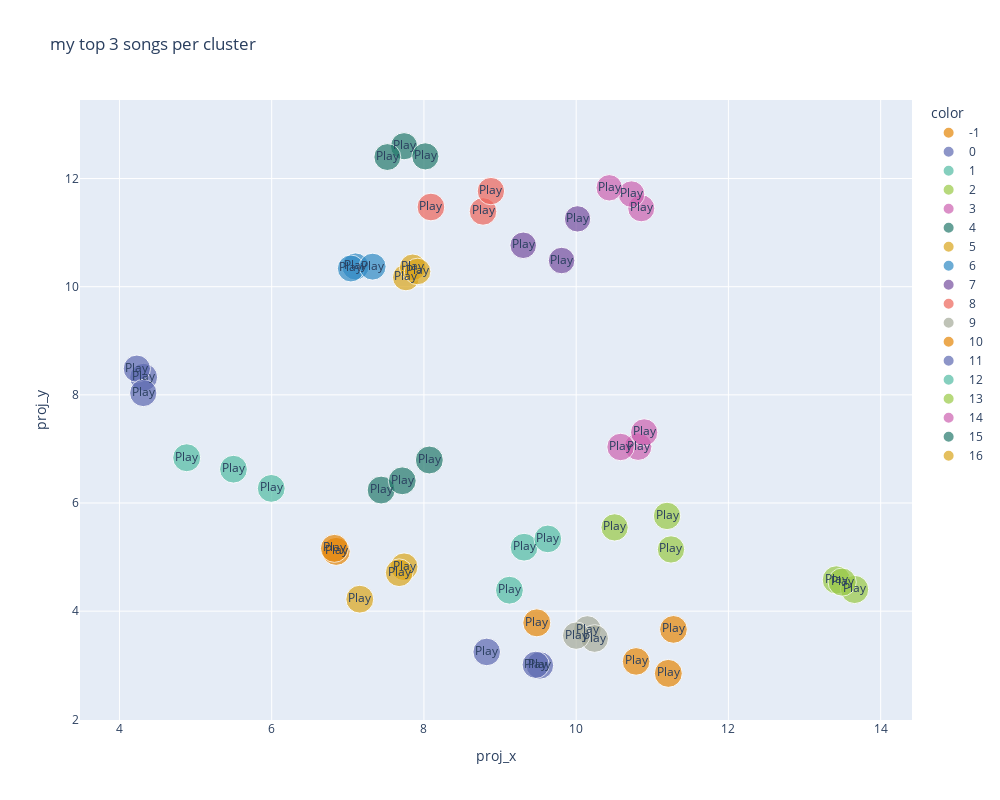

Notebook code cell kept with this figure:
### Code cell
from plotly.offline import download_plotlyjs, init_notebook_mode
import plotly.express as px
init_notebook_mode(connected=True)

fig = px.scatter(
    df_top,
    x='proj_x',
    y='proj_y',
    hover_name='fullname',
    hover_data=['hover_text'],
    text=df_top['preview_url'].map(lambda x: f'<a href="{x}">Play</a>'),
    size='size',
    color=df_top['clusters'].astype(str),
    color_discrete_sequence=px.colors.qualitative.Vivid,
    title=f'my top {top_n} songs per cluster'
)

fig.update_layout(
    autosize=False,
    width=1000,
    height=800,
)

### Figure 1 — Plotly figure (JSON) as saved in the notebook; plotly's stock layout.template omitted (floating-point values rounded to 4 significant figures)
{"data": [{"customdata": [["<br>Full Song: <a href=\"https://open.spotify.com/track/6K4t31amVTZDgR3sKmwUJJ\">Play</a><br>Album: Currents<br>Super Genre 1: rock pop metal<br>"], ["<br>Full Song: <a href=\"https://open.spotify.com/track/60a0Rd6pjrkxjPbaKzXjfq\">Play</a><br>Album: Hybrid Theory (Bonus Edition)<br>Super Genre 1: rock pop metal<br>"], ["<br>Full Song: <a href=\"https://open.spotify.com/track/7w87IxuO7BDcJ3YUqCyMTT\">Play</a><br>Album: Torches<br>Super Genre 1: rock pop metal<br>"]], "hovertemplate": "<b>%{hovertext}</b><br><br>color=-1<br>proj_x=%{x}<br>proj_y=%{y}<br>size=%{marker.size}<br>hover_text=%{customdata[0]}<br>text=%{text}<extra></extra>", "hovertext": ["The Less I Know The Better, ['Tame Impala']<br>", "In the End, ['Linkin Park']<br>", "Pumped Up Kicks, ['Foster The People']<br>"], "legendgroup": "-1", "marker": {"color": "rgb(229, 134, 6)", "size": [4.454, 4.431, 4.431], "sizemode": "area", "sizeref": 0.0113, "symbol": "circle"}, "mode": "markers+text", "name": "-1", "showlegend": true, "text": ["<a href=\"https://p.scdn.co/mp3-preview/529af81043b7b86ae5f9709f590d52a6f7dd7fb5?cid=c90ca02eb2d44c66a80870c64976e12e\">Play</a>", "<a href=\"https://p.scdn.co/mp3-preview/6ce8bcf317e8c562f348ea22c846846b5b70e8d9?cid=c90ca02eb2d44c66a80870c64976e12e\">Play</a>", "<a href=\"https://p.scdn.co/mp3-preview/db83e69f4ef8a49f5b77e367f7031cc3bcc41b1a?cid=c90ca02eb2d44c66a80870c64976e12e\">Play</a>"], "type": "scatter", "x": [6.846, 9.482, 6.824], "xaxis": "x", "y": [5.105, 3.784, 5.161], "yaxis": "y"}, {"customdata": [["<br>Full Song: <a href=\"https://open.spotify.com/track/2mlGPkAx4kwF8Df0GlScsC\">Play</a><br>Album: Pop Food<br>Super Genre 1: nan<br>"], ["<br>Full Song: <a href=\"https://open.spotify.com/track/7MdZQXUBijQxcBkYz4G1Z5\">Play</a><br>Album: Life<br>Super Genre 1: rock pop metal<br>"], ["<br>Full Song: <a href=\"https://open.spotify.com/track/4Iyo50UoYhuuYORMLrGDci\">Play</a><br>Album: In Rainbows<br>Super Genre 1: rock pop metal<br>"]], "hovertemplate": "<b>%{hovertext}</b><br><br>color=0<br>proj_x=%{x}<br>proj_y=%{y}<br>size=%{marker.size}<br>hover_text=%{customdata[0]}<br>text=%{text}<extra></extra>", "hovertext": ["Buttercup, ['Jack Stauber']<br>", "Affection, ['Jinsang']<br>", "Weird Fishes/ Arpeggi, ['Radiohead']<br>"], "legendgroup": "0", "marker": {"color": "rgb(93, 105, 177)", "size": [4.407, 4.22, 4.205], "sizemode": "area", "sizeref": 0.0113, "symbol": "circle"}, "mode": "markers+text", "name": "0", "showlegend": true, "text": ["<a href=\"https://p.scdn.co/mp3-preview/9bfed2dc805ed4f2e522c9305f182c1536e72eb1?cid=c90ca02eb2d44c66a80870c64976e12e\">Play</a>", "<a href=\"https://p.scdn.co/mp3-preview/53495b26f172a1388402767e44b4f1bd87e86e0a?cid=c90ca02eb2d44c66a80870c64976e12e\">Play</a>", "<a href=\"https://p.scdn.co/mp3-preview/eb168dd71ed9050c65254d04b3825e880fd0845f?cid=c90ca02eb2d44c66a80870c64976e12e\">Play</a>"], "type": "scatter", "x": [4.318, 4.229, 4.313], "xaxis": "x", "y": [8.326, 8.484, 8.034], "yaxis": "y"}, {"customdata": [["<br>Full Song: <a href=\"https://open.spotify.com/track/75JFxkI2RXiU7L9VXzMkle\">Play</a><br>Album: A Rush of Blood to the Head<br>Super Genre 1: rock pop metal<br>"], ["<br>Full Song: <a href=\"https://open.spotify.com/track/2fuCquhmrzHpu5xcA1ci9x\">Play</a><br>Album: Hot Space (2011 Remaster)<br>Super Genre 1: metal jazz hip indie hop pop<br>"], ["<br>Full Song: <a href=\"https://open.spotify.com/track/4EpZ4eYuZOwPSSwyqpdHnJ\">Play</a><br>Album: Sunflower<br>Super Genre 1: rock pop metal<br>"]], "hovertemplate": "<b>%{hovertext}</b><br><br>color=1<br>proj_x=%{x}<br>proj_y=%{y}<br>size=%{marker.size}<br>hover_text=%{customdata[0]}<br>text=%{text}<extra></extra>", "hovertext": ["The Scientist, ['Coldplay']<br>", "Under Pressure - Remastered, ['Queen', 'David Bowie']<br>", "Sunflower, ['Rex Orange County']<br>"], "legendgroup": "1", "marker": {"color": "rgb(82, 188, 163)", "size": [4.431, 4.394, 4.382], "sizemode": "area", "sizeref": 0.0113, "symbol": "circle"}, "mode": "markers+text", "name": "1", "showlegend": true, "text": ["<a href=\"https://p.scdn.co/mp3-preview/95cb9df1b056d759920b5e85ad7f9aff0a390671?cid=c90ca02eb2d44c66a80870c64976e12e\">Play</a>", "<a href=\"https://p.scdn.co/mp3-preview/b329081abca56123f894650065adb85b29b372af?cid=c90ca02eb2d44c66a80870c64976e12e\">Play</a>", "<a href=\"https://p.scdn.co/mp3-preview/561e89f54d6e333789baae4fb220713221e18f6c?cid=c90ca02eb2d44c66a80870c64976e12e\">Play</a>"], "type": "scatter", "x": [4.883, 5.994, 5.498], "xaxis": "x", "y": [6.837, 6.27, 6.625], "yaxis": "y"}, {"customdata": [["<br>Full Song: <a href=\"https://open.spotify.com/track/2xLMifQCjDGFmkHkpNLD9h\">Play</a><br>Album: ASTROWORLD<br>Super Genre 1: rock pop metal<br>"], ["<br>Full Song: <a href=\"https://open.spotify.com/track/2Fxmhks0bxGSBdJ92vM42m\">Play</a><br>Album: WHEN WE ALL FALL ASLEEP, WHERE DO WE GO?<br>Super Genre 1: rock pop metal<br>"], ["<br>Full Song: <a href=\"https://open.spotify.com/track/7FIWs0pqAYbP91WWM0vlTQ\">Play</a><br>Album: Music To Be Murdered By<br>Super Genre 1: indie pop<br>"]], "hovertemplate": "<b>%{hovertext}</b><br><br>color=2<br>proj_x=%{x}<br>proj_y=%{y}<br>size=%{marker.size}<br>hover_text=%{customdata[0]}<br>text=%{text}<extra></extra>", "hovertext": ["SICKO MODE, ['Travis Scott']<br>", "bad guy, ['Billie Eilish']<br>", "Godzilla (feat. Juice WRLD), ['Eminem', 'Juice WRLD']<br>"], "legendgroup": "2", "marker": {"color": "rgb(153, 201, 69)", "size": [4.522, 4.511, 4.5], "sizemode": "area", "sizeref": 0.0113, "symbol": "circle"}, "mode": "markers+text", "name": "2", "showlegend": true, "text": ["<a href=\"https://p.scdn.co/mp3-preview/1c3c01c64477b356e28a652b6447f4ef96689a71?cid=c90ca02eb2d44c66a80870c64976e12e\">Play</a>", "<a href=\"https://p.scdn.co/mp3-preview/11fadb5f777b56f8800d67365bc0b50bfe0d827a?cid=c90ca02eb2d44c66a80870c64976e12e\">Play</a>", "<a href=\"https://p.scdn.co/mp3-preview/f2163fa560d312d29a7cc37c0b71fb439960514d?cid=c90ca02eb2d44c66a80870c64976e12e\">Play</a>"], "type": "scatter", "x": [13.42, 13.66, 13.49], "xaxis": "x", "y": [4.578, 4.401, 4.537], "yaxis": "y"}, {"customdata": [["<br>Full Song: <a href=\"https://open.spotify.com/track/0qnqsfFYgBo0sPHM2JmfTq\">Play</a><br>Album: You've Come a Long Way Baby (10th Anniversary Edition)<br>Super Genre 1: rock pop metal<br>"], ["<br>Full Song: <a href=\"https://open.spotify.com/track/1coJ1H1FiEZG93naXkOsNF\">Play</a><br>Album: TRILOGY<br>Super Genre 1: metal jazz hip indie hop pop<br>"], ["<br>Full Song: <a href=\"https://open.spotify.com/track/07aqlD34P6qYrWjRNBt1eW\">Play</a><br>Album: Conspiracy Pt.2<br>Super Genre 1: rock pop metal<br>"]], "hovertemplate": "<b>%{hovertext}</b><br><br>color=3<br>proj_x=%{x}<br>proj_y=%{y}<br>size=%{marker.size}<br>hover_text=%{customdata[0]}<br>text=%{text}<extra></extra>", "hovertext": ["Right Here, Right Now, ['Fatboy Slim']<br>", "Le perv, ['Carpenter Brut']<br>", "Viol, ['Gesaffelstein']<br>"], "legendgroup": "3", "marker": {"color": "rgb(204, 97, 176)", "size": [4.159, 4.007, 3.951], "sizemode": "area", "sizeref": 0.0113, "symbol": "circle"}, "mode": "markers+text", "name": "3", "showlegend": true, "text": ["<a href=\"https://p.scdn.co/mp3-preview/1aa1ca6d818be56a9e951a0daf86862b60e18fe9?cid=c90ca02eb2d44c66a80870c64976e12e\">Play</a>", "<a href=\"https://p.scdn.co/mp3-preview/12a33ac74d1f73be819e590b5dcaf1b7cb718dd6?cid=c90ca02eb2d44c66a80870c64976e12e\">Play</a>", "<a href=\"https://p.scdn.co/mp3-preview/c695df03a0b255722694155ec0da98723ac3429a?cid=c90ca02eb2d44c66a80870c64976e12e\">Play</a>"], "type": "scatter", "x": [10.86, 10.73, 10.43], "xaxis": "x", "y": [11.45, 11.71, 11.83], "yaxis": "y"}, {"customdata": [["<br>Full Song: <a href=\"https://open.spotify.com/track/5soMJpcVhSrGrB4prvPL6P\">Play</a><br>Album: Doom (Original Game Soundtrack)<br>Super Genre 1: indie rock<br>"], ["<br>Full Song: <a href=\"https://open.spotify.com/track/3tehrxZR8eaANHov4cEctL\">Play</a><br>Album: The Fat of the Land - Expanded Edition<br>Super Genre 1: indie pop<br>"], ["<br>Full Song: <a href=\"https://open.spotify.com/track/3H3cOQ6LBLSvmcaV7QkZEu\">Play</a><br>Album: Discovery<br>Super Genre 1: indie rock<br>"]], "hovertemplate": "<b>%{hovertext}</b><br><br>color=4<br>proj_x=%{x}<br>proj_y=%{y}<br>size=%{marker.size}<br>hover_text=%{customdata[0]}<br>text=%{text}<extra></extra>", "hovertext": ["Rip & Tear, ['Mick Gordon']<br>", "Smack My Bitch Up, ['The Prodigy']<br>", "Aerodynamic, ['Daft Punk']<br>"], "legendgroup": "4", "marker": {"color": "rgb(36, 121, 108)", "size": [4.19, 4.174, 4.094], "sizemode": "area", "sizeref": 0.0113, "symbol": "circle"}, "mode": "markers+text", "name": "4", "showlegend": true, "text": ["<a href=\"https://p.scdn.co/mp3-preview/6acb350195e87fbc28857250900316dd85391167?cid=c90ca02eb2d44c66a80870c64976e12e\">Play</a>", "<a href=\"https://p.scdn.co/mp3-preview/f5e887b70734de7bfb8789bbe9b7447eee7a8cb0?cid=c90ca02eb2d44c66a80870c64976e12e\">Play</a>", "<a href=\"https://p.scdn.co/mp3-preview/0b465e3af69726333fa83664251f18c315147404?cid=c90ca02eb2d44c66a80870c64976e12e\">Play</a>"], "type": "scatter", "x": [7.739, 8.018, 7.519], "xaxis": "x", "y": [12.6, 12.41, 12.4], "yaxis": "y"}, {"customdata": [["<br>Full Song: <a href=\"https://open.spotify.com/track/0NLDZzVke3Qu7vDhWyGzRk\">Play</a><br>Album: 10,000 Days<br>Super Genre 1: rock pop metal<br>"], ["<br>Full Song: <a href=\"https://open.spotify.com/track/5cf1ZfI16kHp3S1ySpQ36G\">Play</a><br>Album: Veckatimest<br>Super Genre 1: rock pop metal<br>"], ["<br>Full Song: <a href=\"https://open.spotify.com/track/2I4xWxEeI56caBBsVxXd6w\">Play</a><br>Album: Doom (Original Game Soundtrack)<br>Super Genre 1: indie rock<br>"]], "hovertemplate": "<b>%{hovertext}</b><br><br>color=5<br>proj_x=%{x}<br>proj_y=%{y}<br>size=%{marker.size}<br>hover_text=%{customdata[0]}<br>text=%{text}<extra></extra>", "hovertext": ["Right In Two, ['TOOL']<br>", "Ready, Able, ['Grizzly Bear']<br>", "Flesh & Metal, ['Mick Gordon']<br>"], "legendgroup": "5", "marker": {"color": "rgb(218, 165, 27)", "size": [4.111, 4.043, 3.989], "sizemode": "area", "sizeref": 0.0113, "symbol": "circle"}, "mode": "markers+text", "name": "5", "showlegend": true, "text": ["<a href=\"https://p.scdn.co/mp3-preview/84e7714c5fb26bc039dbee0713c881bcbcd78251?cid=c90ca02eb2d44c66a80870c64976e12e\">Play</a>", "<a href=\"https://p.scdn.co/mp3-preview/cccc3f7396cfe5168ab7f16c22cd5887b2dfe5e4?cid=c90ca02eb2d44c66a80870c64976e12e\">Play</a>", "<a href=\"https://p.scdn.co/mp3-preview/a0cf521802e5930de7faef5637ac95c08038e3da?cid=c90ca02eb2d44c66a80870c64976e12e\">Play</a>"], "type": "scatter", "x": [7.764, 7.852, 7.916], "xaxis": "x", "y": [10.17, 10.36, 10.28], "yaxis": "y"}, {"customdata": [["<br>Full Song: <a href=\"https://open.spotify.com/track/7A8caPxvrT8ZgLvQPPUCcj\">Play</a><br>Album: Siamese Dream (2011 - Remaster)<br>Super Genre 1: rock pop metal<br>"], ["<br>Full Song: <a href=\"https://open.spotify.com/track/3eMYc6FK9XvyauIaxcJtRS\">Play</a><br>Album: (Rotten Apples) The Smashing Pumpkins Greatest Hits<br>Super Genre 1: rock pop metal<br>"], ["<br>Full Song: <a href=\"https://open.spotify.com/track/6INLpBxo9F5QMer04VXEnd\">Play</a><br>Album: Moon Safari<br>Super Genre 1: indie rock<br>"]], "hovertemplate": "<b>%{hovertext}</b><br><br>color=6<br>proj_x=%{x}<br>proj_y=%{y}<br>size=%{marker.size}<br>hover_text=%{customdata[0]}<br>text=%{text}<extra></extra>", "hovertext": ["Disarm - Remastered, ['The Smashing Pumpkins']<br>", "Drown, ['The Smashing Pumpkins']<br>", "Sexy Boy, ['Air']<br>"], "legendgroup": "6", "marker": {"color": "rgb(47, 138, 196)", "size": [4.174, 4.127, 4.111], "sizemode": "area", "sizeref": 0.0113, "symbol": "circle"}, "mode": "markers+text", "name": "6", "showlegend": true, "text": ["<a href=\"https://p.scdn.co/mp3-preview/8cd55834b00e0d6043b34ab3d354abac79171fbf?cid=c90ca02eb2d44c66a80870c64976e12e\">Play</a>", "<a href=\"https://p.scdn.co/mp3-preview/37ca1c4959eff687a30b168cd43c70342e8a9360?cid=c90ca02eb2d44c66a80870c64976e12e\">Play</a>", "<a href=\"https://p.scdn.co/mp3-preview/526a095e534761d1856daecc8a7c500858714768?cid=c90ca02eb2d44c66a80870c64976e12e\">Play</a>"], "type": "scatter", "x": [7.101, 7.04, 7.326], "xaxis": "x", "y": [10.37, 10.34, 10.37], "yaxis": "y"}, {"customdata": [["<br>Full Song: <a href=\"https://open.spotify.com/track/1mjC68qU0Q9HlCIZHZAEko\">Play</a><br>Album: L'Enfant Sauvage (Special Edition)<br>Super Genre 1: indie punk progressive rock<br>"], ["<br>Full Song: <a href=\"https://open.spotify.com/track/6QTnepzvMUNiJT5kS2OZmg\">Play</a><br>Album: Holiday Food<br>Super Genre 1: rock pop metal<br>"], ["<br>Full Song: <a href=\"https://open.spotify.com/track/1ZfnGTUnha3QHj3KFmub0W\">Play</a><br>Album: Animals as Leaders<br>Super Genre 1: rock pop metal<br>"]], "hovertemplate": "<b>%{hovertext}</b><br><br>color=7<br>proj_x=%{x}<br>proj_y=%{y}<br>size=%{marker.size}<br>hover_text=%{customdata[0]}<br>text=%{text}<extra></extra>", "hovertext": ["The Gift of Guilt, ['Gojira']<br>", "Spring Has Sprung, ['Skegss']<br>", "Cafo, ['Animals As Leaders']<br>"], "legendgroup": "7", "marker": {"color": "rgb(118, 78, 159)", "size": [3.989, 3.989, 3.932], "sizemode": "area", "sizeref": 0.0113, "symbol": "circle"}, "mode": "markers+text", "name": "7", "showlegend": true, "text": ["<a href=\"https://p.scdn.co/mp3-preview/73d92c6504b3de2a6745b7238862719e38939596?cid=c90ca02eb2d44c66a80870c64976e12e\">Play</a>", "<a href=\"https://p.scdn.co/mp3-preview/14d2befc3913813cd822d2579d6e18742c56e0e8?cid=c90ca02eb2d44c66a80870c64976e12e\">Play</a>", "<a href=\"https://p.scdn.co/mp3-preview/93b6dd0822831b53c031a90a47a36b90876cd8a0?cid=c90ca02eb2d44c66a80870c64976e12e\">Play</a>"], "type": "scatter", "x": [9.809, 9.305, 10.02], "xaxis": "x", "y": [10.48, 10.77, 11.25], "yaxis": "y"}, {"customdata": [["<br>Full Song: <a href=\"https://open.spotify.com/track/0q6LuUqGLUiCPP1cbdwFs3\">Play</a><br>Album: Plastic Beach<br>Super Genre 1: rock pop metal<br>"], ["<br>Full Song: <a href=\"https://open.spotify.com/track/2JO3HwMRPeya8bXbtbyPcf\">Play</a><br>Album: The Best Of<br>Super Genre 1: indie jazz<br>"], ["<br>Full Song: <a href=\"https://open.spotify.com/track/4fPBB44eDH71YohayI4eKV\">Play</a><br>Album: First Impressions Of Earth<br>Super Genre 1: rock pop metal<br>"]], "hovertemplate": "<b>%{hovertext}</b><br><br>color=8<br>proj_x=%{x}<br>proj_y=%{y}<br>size=%{marker.size}<br>hover_text=%{customdata[0]}<br>text=%{text}<extra></extra>", "hovertext": ["On Melancholy Hill, ['Gorillaz']<br>", "Love Will Tear Us Apart, ['Joy Division']<br>", "You Only Live Once, ['The Strokes']<br>"], "legendgroup": "8", "marker": {"color": "rgb(237, 100, 90)", "size": [4.344, 4.29, 4.248], "sizemode": "area", "sizeref": 0.0113, "symbol": "circle"}, "mode": "markers+text", "name": "8", "showlegend": true, "text": ["<a href=\"https://p.scdn.co/mp3-preview/cd7991e7076d0410677032dd9093a9cd712b69fd?cid=c90ca02eb2d44c66a80870c64976e12e\">Play</a>", "<a href=\"https://p.scdn.co/mp3-preview/18a4b498250ed137d44823f2d49170be32336433?cid=c90ca02eb2d44c66a80870c64976e12e\">Play</a>", "<a href=\"https://p.scdn.co/mp3-preview/2b2787123a986fa006b2cbf3d449615cf06c2919?cid=c90ca02eb2d44c66a80870c64976e12e\">Play</a>"], "type": "scatter", "x": [8.092, 8.776, 8.88], "xaxis": "x", "y": [11.47, 11.39, 11.77], "yaxis": "y"}, {"customdata": [["<br>Full Song: <a href=\"https://open.spotify.com/track/1sviDBcAqVOxMXq4xITVEs\">Play</a><br>Album: Que Calor (feat. J Balvin & El Alfa)<br>Super Genre 1: black post indie classical rock contemporary<br>"], ["<br>Full Song: <a href=\"https://open.spotify.com/track/5XAPpyIoYF3QXP34Hv8Pvx\">Play</a><br>Album: My Liver Will Handle What My Heart Can't<br>Super Genre 1: indie rock<br>"], ["<br>Full Song: <a href=\"https://open.spotify.com/track/0UrWr7Jnu1heq1o99ZwUd0\">Play</a><br>Album: Satellite (U.S. Version; WEA Distribution)<br>Super Genre 1: rock pop metal<br>"]], "hovertemplate": "<b>%{hovertext}</b><br><br>color=9<br>proj_x=%{x}<br>proj_y=%{y}<br>size=%{marker.size}<br>hover_text=%{customdata[0]}<br>text=%{text}<extra></extra>", "hovertext": ["Que Calor (feat. J Balvin & El Alfa), ['Major Lazer', 'J Balvin', 'El Alfa', 'Diplo']<br>", "Kill Yourself (Part III), ['$uicideBoy$']<br>", "Youth of the Nation, ['P.O.D.']<br>"], "legendgroup": "9", "marker": {"color": "rgb(165, 170, 153)", "size": [4.369, 4.357, 4.263], "sizemode": "area", "sizeref": 0.0113, "symbol": "circle"}, "mode": "markers+text", "name": "9", "showlegend": true, "text": ["<a href=\"https://p.scdn.co/mp3-preview/73dc8de82c0b012c2fc4a4df825b9143e306c38e?cid=c90ca02eb2d44c66a80870c64976e12e\">Play</a>", "<a href=\"https://p.scdn.co/mp3-preview/1670a86c0b7427c3a1d16500a2785dc82096b799?cid=c90ca02eb2d44c66a80870c64976e12e\">Play</a>", "<a href=\"https://p.scdn.co/mp3-preview/e539c574dfe89ea3cdd6aaa4aa93d89595e6e379?cid=c90ca02eb2d44c66a80870c64976e12e\">Play</a>"], "type": "scatter", "x": [10.15, 10.24, 10.0], "xaxis": "x", "y": [3.66, 3.494, 3.547], "yaxis": "y"}, {"customdata": [["<br>Full Song: <a href=\"https://open.spotify.com/track/5hVghJ4KaYES3BFUATCYn0\">Play</a><br>Album: IGOR<br>Super Genre 1: rock pop metal<br>"], ["<br>Full Song: <a href=\"https://open.spotify.com/track/6p8eEdiZLKJH8tcjGZuNTK\">Play</a><br>Album: Run<br>Super Genre 1: indie pop<br>"], ["<br>Full Song: <a href=\"https://open.spotify.com/track/57BrRMwf9LrcmuOsyGilwr\">Play</a><br>Album: Hybrid Theory (Bonus Edition)<br>Super Genre 1: rock pop metal<br>"]], "hovertemplate": "<b>%{hovertext}</b><br><br>color=10<br>proj_x=%{x}<br>proj_y=%{y}<br>size=%{marker.size}<br>hover_text=%{customdata[0]}<br>text=%{text}<extra></extra>", "hovertext": ["EARFQUAKE, ['Tyler, The Creator']<br>", "Run, ['Joji']<br>", "Crawling, ['Linkin Park']<br>"], "legendgroup": "10", "marker": {"color": "rgb(229, 134, 6)", "size": [4.419, 4.357, 4.317], "sizemode": "area", "sizeref": 0.0113, "symbol": "circle"}, "mode": "markers+text", "name": "10", "showlegend": true, "text": ["<a href=\"https://p.scdn.co/mp3-preview/d6528c193bac76f7a04bdf1ea9453ec016a94f88?cid=c90ca02eb2d44c66a80870c64976e12e\">Play</a>", "<a href=\"https://p.scdn.co/mp3-preview/8e62d2ceec0caec7865779e603158827cd1d9bb8?cid=c90ca02eb2d44c66a80870c64976e12e\">Play</a>", "<a href=\"https://p.scdn.co/mp3-preview/ac8e1d7003d8a38c063ff41aefea2bf954c59b19?cid=c90ca02eb2d44c66a80870c64976e12e\">Play</a>"], "type": "scatter", "x": [11.21, 11.28, 10.79], "xaxis": "x", "y": [2.85, 3.662, 3.071], "yaxis": "y"}, {"customdata": [["<br>Full Song: <a href=\"https://open.spotify.com/track/4e9eGQYsOiBcftrWXwsVco\">Play</a><br>Album: Toxicity<br>Super Genre 1: rock pop metal<br>"], ["<br>Full Song: <a href=\"https://open.spotify.com/track/21z1GxeHjfD3qkaF5CgCTO\">Play</a><br>Album: Time<br>Super Genre 1: rock pop metal<br>"], ["<br>Full Song: <a href=\"https://open.spotify.com/track/5KDNFlHAdDJ84fhK27c35X\">Play</a><br>Album: Mer De Noms<br>Super Genre 1: rock pop metal<br>"]], "hovertemplate": "<b>%{hovertext}</b><br><br>color=11<br>proj_x=%{x}<br>proj_y=%{y}<br>size=%{marker.size}<br>hover_text=%{customdata[0]}<br>text=%{text}<extra></extra>", "hovertext": ["Aerials, ['System Of A Down']<br>", "Silhouette, ['KANA-BOON']<br>", "Judith, ['A Perfect Circle']<br>"], "legendgroup": "11", "marker": {"color": "rgb(93, 105, 177)", "size": [4.304, 4.304, 4.19], "sizemode": "area", "sizeref": 0.0113, "symbol": "circle"}, "mode": "markers+text", "name": "11", "showlegend": true, "text": ["<a href=\"https://p.scdn.co/mp3-preview/17c08cf40c2f21a4b3e65fd092749a3e35e59b68?cid=c90ca02eb2d44c66a80870c64976e12e\">Play</a>", "<a href=\"https://p.scdn.co/mp3-preview/a8c70991d697fbb33d883c8d22db555b3ea9afee?cid=c90ca02eb2d44c66a80870c64976e12e\">Play</a>", "<a href=\"https://p.scdn.co/mp3-preview/cb9155c9890a6e7ad051d16d52efbc170b6c422a?cid=c90ca02eb2d44c66a80870c64976e12e\">Play</a>"], "type": "scatter", "x": [8.825, 9.523, 9.468], "xaxis": "x", "y": [3.246, 2.997, 3.008], "yaxis": "y"}, {"customdata": [["<br>Full Song: <a href=\"https://open.spotify.com/track/0GO8y8jQk1PkHzS31d699N\">Play</a><br>Album: Never Trust a Happy Song<br>Super Genre 1: rock pop metal<br>"], ["<br>Full Song: <a href=\"https://open.spotify.com/track/0ntQJM78wzOLVeCUAW7Y45\">Play</a><br>Album: Only By The Night<br>Super Genre 1: rock pop metal<br>"], ["<br>Full Song: <a href=\"https://open.spotify.com/track/5UWwZ5lm5PKu6eKsHAGxOk\">Play</a><br>Album: The Colour And The Shape<br>Super Genre 1: rock pop metal<br>"]], "hovertemplate": "<b>%{hovertext}</b><br><br>color=12<br>proj_x=%{x}<br>proj_y=%{y}<br>size=%{marker.size}<br>hover_text=%{customdata[0]}<br>text=%{text}<extra></extra>", "hovertext": ["Tongue Tied, ['Grouplove']<br>", "Sex on Fire, ['Kings of Leon']<br>", "Everlong, ['Foo Fighters']<br>"], "legendgroup": "12", "marker": {"color": "rgb(82, 188, 163)", "size": [4.407, 4.382, 4.357], "sizemode": "area", "sizeref": 0.0113, "symbol": "circle"}, "mode": "markers+text", "name": "12", "showlegend": true, "text": ["<a href=\"https://p.scdn.co/mp3-preview/2147e7bd8762aa4f7f1ce38ba02cfa618c530758?cid=c90ca02eb2d44c66a80870c64976e12e\">Play</a>", "<a href=\"https://p.scdn.co/mp3-preview/8cca3506fa42dd9cc51a761386d064b502d1a4c6?cid=c90ca02eb2d44c66a80870c64976e12e\">Play</a>", "<a href=\"https://p.scdn.co/mp3-preview/4a2dc307a71393a695d69b16407cd73e1e234941?cid=c90ca02eb2d44c66a80870c64976e12e\">Play</a>"], "type": "scatter", "x": [9.123, 9.316, 9.627], "xaxis": "x", "y": [4.387, 5.183, 5.336], "yaxis": "y"}, {"customdata": [["<br>Full Song: <a href=\"https://open.spotify.com/track/56fiFTRrSiHHH3gBeaTg2P\">Play</a><br>Album: We Are Not Your Kind<br>Super Genre 1: rock pop metal<br>"], ["<br>Full Song: <a href=\"https://open.spotify.com/track/6zKF4293k44ItKWJJgrhXv\">Play</a><br>Album: As Daylight Dies (Special Edition)<br>Super Genre 1: rock pop metal<br>"], ["<br>Full Song: <a href=\"https://open.spotify.com/track/2nTsKOXIVGDf2iPeVQO2Gm\">Play</a><br>Album: OK Computer<br>Super Genre 1: rock pop metal<br>"]], "hovertemplate": "<b>%{hovertext}</b><br><br>color=13<br>proj_x=%{x}<br>proj_y=%{y}<br>size=%{marker.size}<br>hover_text=%{customdata[0]}<br>text=%{text}<extra></extra>", "hovertext": ["Nero Forte, ['Slipknot']<br>", "My Curse, ['Killswitch Engage']<br>", "Paranoid Android, ['Radiohead']<br>"], "legendgroup": "13", "marker": {"color": "rgb(153, 201, 69)", "size": [4.263, 4.234, 4.22], "sizemode": "area", "sizeref": 0.0113, "symbol": "circle"}, "mode": "markers+text", "name": "13", "showlegend": true, "text": ["<a href=\"https://p.scdn.co/mp3-preview/0ced99ffeb05d59987f4581dbc8e1fb3adc44568?cid=c90ca02eb2d44c66a80870c64976e12e\">Play</a>", "<a href=\"https://p.scdn.co/mp3-preview/591da0da6fe74da8c2b774dd2670e94b1361d5da?cid=c90ca02eb2d44c66a80870c64976e12e\">Play</a>", "<a href=\"https://p.scdn.co/mp3-preview/d68bd7fa4f0bd86ec2ebbd7ac73c2716a00a3486?cid=c90ca02eb2d44c66a80870c64976e12e\">Play</a>"], "type": "scatter", "x": [11.19, 11.25, 10.5], "xaxis": "x", "y": [5.761, 5.141, 5.549], "yaxis": "y"}, {"customdata": [["<br>Full Song: <a href=\"https://open.spotify.com/track/1QFh8OH1e78dGd3VyJZCAC\">Play</a><br>Album: Three Imaginary Boys<br>Super Genre 1: rock pop metal<br>"], ["<br>Full Song: <a href=\"https://open.spotify.com/track/0NWPxcsf5vdjdiFUI8NgkP\">Play</a><br>Album: Are You Experienced<br>Super Genre 1: indie rock<br>"], ["<br>Full Song: <a href=\"https://open.spotify.com/track/4PRGxHpCpF2yoOHYKQIEwD\">Play</a><br>Album: Led Zeppelin IV (Deluxe Edition; Remaster)<br>Super Genre 1: rock pop metal<br>"]], "hovertemplate": "<b>%{hovertext}</b><br><br>color=14<br>proj_x=%{x}<br>proj_y=%{y}<br>size=%{marker.size}<br>hover_text=%{customdata[0]}<br>text=%{text}<extra></extra>", "hovertext": ["Boys Don't Cry, ['The Cure']<br>", "Hey Joe, ['Jimi Hendrix']<br>", "Rock and Roll - 2012 Remaster, ['Led Zeppelin']<br>"], "legendgroup": "14", "marker": {"color": "rgb(204, 97, 176)", "size": [4.304, 4.277, 4.22], "sizemode": "area", "sizeref": 0.0113, "symbol": "circle"}, "mode": "markers+text", "name": "14", "showlegend": true, "text": ["<a href=\"https://p.scdn.co/mp3-preview/12a0aab22cf5bc7d9f2d28068f8aa64de2982497?cid=c90ca02eb2d44c66a80870c64976e12e\">Play</a>", "<a href=\"https://p.scdn.co/mp3-preview/28fc8b1b9826ddc224d26b4df661fb79f1b94351?cid=c90ca02eb2d44c66a80870c64976e12e\">Play</a>", "<a href=\"https://p.scdn.co/mp3-preview/e7ea8a13f7caf6942c5447e9cd96aac2a076d85a?cid=c90ca02eb2d44c66a80870c64976e12e\">Play</a>"], "type": "scatter", "x": [10.81, 10.58, 10.89], "xaxis": "x", "y": [7.042, 7.036, 7.305], "yaxis": "y"}, {"customdata": [["<br>Full Song: <a href=\"https://open.spotify.com/track/6b2oQwSGFkzsMtQruIWm2p\">Play</a><br>Album: Pablo Honey<br>Super Genre 1: rock pop metal<br>"], ["<br>Full Song: <a href=\"https://open.spotify.com/track/0F7FA14euOIX8KcbEturGH\">Play</a><br>Album: 7 EP<br>Super Genre 1: indie rock<br>"], ["<br>Full Song: <a href=\"https://open.spotify.com/track/3XiNC94b4Tq1xwv70sQJGN\">Play</a><br>Album: Sanguine Paradise<br>Super Genre 1: indie rock<br>"]], "hovertemplate": "<b>%{hovertext}</b><br><br>color=15<br>proj_x=%{x}<br>proj_y=%{y}<br>size=%{marker.size}<br>hover_text=%{customdata[0]}<br>text=%{text}<extra></extra>", "hovertext": ["Creep, ['Radiohead']<br>", "Old Town Road, ['Lil Nas X']<br>", "Sanguine Paradise, ['Lil Uzi Vert']<br>"], "legendgroup": "15", "marker": {"color": "rgb(36, 121, 108)", "size": [4.419, 4.407, 4.394], "sizemode": "area", "sizeref": 0.0113, "symbol": "circle"}, "mode": "markers+text", "name": "15", "showlegend": true, "text": ["<a href=\"https://p.scdn.co/mp3-preview/e7eb60e9466bc3a27299ea8803aadf4fa9cf795c?cid=c90ca02eb2d44c66a80870c64976e12e\">Play</a>", "<a href=\"https://p.scdn.co/mp3-preview/eb79f705a57a20599ceaa12d412dda40fc42069d?cid=c90ca02eb2d44c66a80870c64976e12e\">Play</a>", "<a href=\"https://p.scdn.co/mp3-preview/26462b5ccbae45673ca15b59b5c52a7d50103e50?cid=c90ca02eb2d44c66a80870c64976e12e\">Play</a>"], "type": "scatter", "x": [8.071, 7.437, 7.715], "xaxis": "x", "y": [6.795, 6.239, 6.41], "yaxis": "y"}, {"customdata": [["<br>Full Song: <a href=\"https://open.spotify.com/track/1f3yAtsJtY87CTmM8RLnxf\">Play</a><br>Album: Nevermind (Deluxe Edition)<br>Super Genre 1: rock pop metal<br>"], ["<br>Full Song: <a href=\"https://open.spotify.com/track/2aoo2jlRnM3A0NyLQqMN2f\">Play</a><br>Album: Electric Ladyland<br>Super Genre 1: indie rock<br>"], ["<br>Full Song: <a href=\"https://open.spotify.com/track/0MKGH8UMfCnq5w7nG06oM5\">Play</a><br>Album: Nevermind (Deluxe Edition)<br>Super Genre 1: rock pop metal<br>"]], "hovertemplate": "<b>%{hovertext}</b><br><br>color=16<br>proj_x=%{x}<br>proj_y=%{y}<br>size=%{marker.size}<br>hover_text=%{customdata[0]}<br>text=%{text}<extra></extra>", "hovertext": ["Smells Like Teen Spirit, ['Nirvana']<br>", "All Along the Watchtower, ['Jimi Hendrix']<br>", "Come As You Are, ['Nirvana']<br>"], "legendgroup": "16", "marker": {"color": "rgb(218, 165, 27)", "size": [4.394, 4.357, 4.344], "sizemode": "area", "sizeref": 0.0113, "symbol": "circle"}, "mode": "markers+text", "name": "16", "showlegend": true, "text": ["<a href=\"https://p.scdn.co/mp3-preview/a4655f8b70ebee4a0d56afea3fec16eefaec4bd3?cid=c90ca02eb2d44c66a80870c64976e12e\">Play</a>", "<a href=\"https://p.scdn.co/mp3-preview/5eec2933740ab3984340d5f004813f8275e1bb97?cid=c90ca02eb2d44c66a80870c64976e12e\">Play</a>", "<a href=\"https://p.scdn.co/mp3-preview/a1c11bb1cb231031eb20e5951a8bfb30503224e9?cid=c90ca02eb2d44c66a80870c64976e12e\">Play</a>"], "type": "scatter", "x": [7.157, 7.739, 7.675], "xaxis": "x", "y": [4.221, 4.82, 4.71], "yaxis": "y"}], "layout": {"autosize": false, "height": 800, "legend": {"itemsizing": "constant", "title": {"text": "color"}, "tracegroupgap": 0}, "title": {"text": "my top 3 songs per cluster"}, "width": 1000, "xaxis": {"anchor": "y", "domain": [0, 1], "title": {"text": "proj_x"}}, "yaxis": {"anchor": "x", "domain": [0, 1], "title": {"text": "proj_y"}}}}
